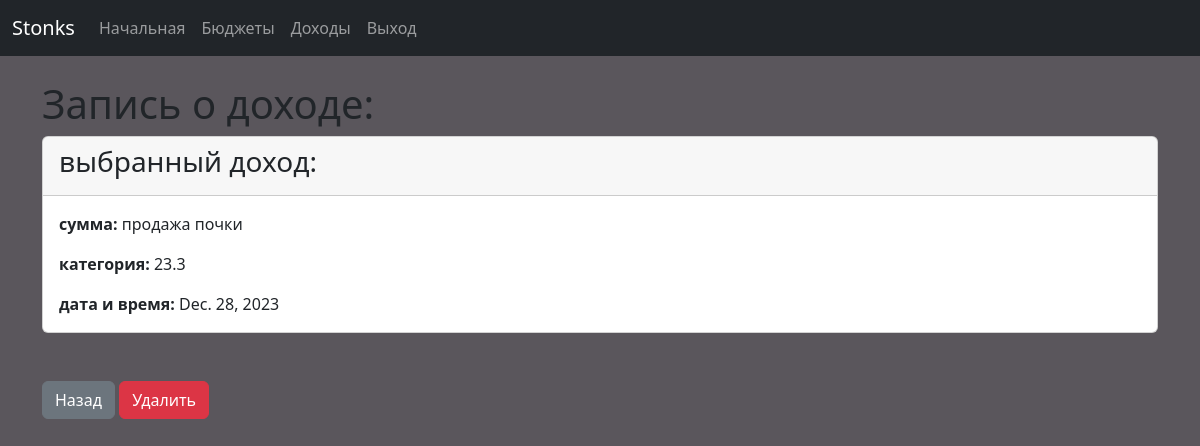
Screenshot of /income/2 (signed in) with the database file from the repository.
### website/models.py (models this page shows, shortened)
class Income(models.Model):
    name = models.CharField('Название', max_length = 35)
    sum = models.FloatField('Сумма')
    time = models.DateField('Дата начисления')
    user = User('Пользователь')

### website/views.py (the view)
# urls.py: path('income/<int:pk>', views.StandartFinanceStateController.one_income, name='income'),
	def one_income(request, pk):
		if request.user.is_authenticated:
			one_income = Income.objects.get(id=pk)
			return render(request, 'income.html', {'one_income':one_income})
		else:
			messages.success(request, 'Вы не зарегистрированы.')
			return redirect('incomes')

### website/templates/income.html (shortened to what this page needs)
{% extends 'base.html' %}
{% block content %}
<h1>Запись о доходе:</h1>
<div class="card">
    <div class="card-header">
    <h3>выбранный доход:</h3>
    </div>
    <div class="card-body">
        <p class="card-text"><strong>сумма: </strong>{{one_income.name}}</p>
        <p class="card-text"><strong>категория: </strong>{{one_income.sum}}</p>
        <p class="card-text"><strong>дата и время: </strong>{{one_income.time}}</p>
    </div>
</div>
<br/><br/>
<a href="{%url 'incomes'%}" class="btn btn-secondary">Назад</a>
<a href="{%url 'delete_income' one_income.id%}" class="btn btn-danger">Удалить</a>
{%endblock%}

### rows the page displays
Income: name "продажа почки", sum "23.3", time "Dec. 28, 2023"
